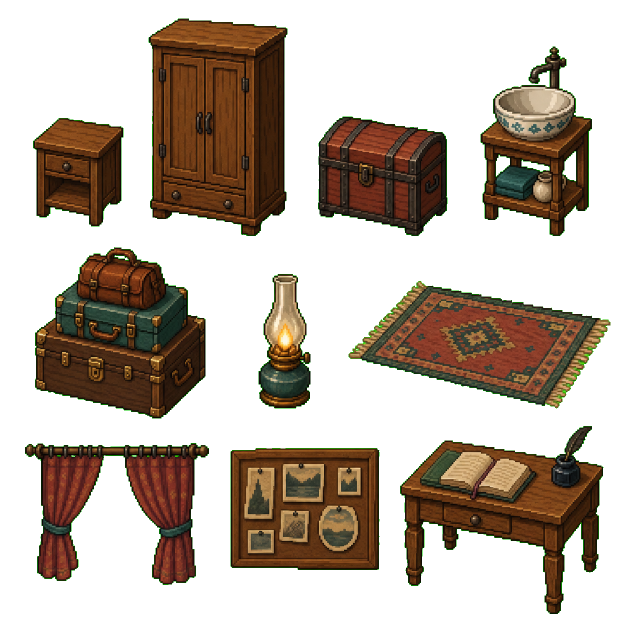
#> input picture godot/assets/images/source_art/generated/alpha_clean/full_map_batch_a_player_room_master.png, 1254 x 1254 px (shown at 1/2 size)
$ python -i prepare_full_map_assets.py   (imports and definitions only)
#> lines starting #> are read from the running program, lines starting #| are printed output that depends on the picture; after the words box and inside, x2 and y2 are one past the last pixel; in counts of white or black regions, pixels touching at a corner belong together
#> further down, picture is the input picture: PIL image 1254x1254 RGBA; mean R, G, B, A 35.5, 23.4, 12.6, 100.4
#!/usr/bin/env python3
"""Prepare the remaining-15-map generated masters for the formal Godot build.

The 13 image-generation masters remain untouched.  The script consumes their
hard-alpha copies, crops semantic props, builds deterministic 32 px modular
atlases from each master's own palette, and mechanically synchronizes the
manifest/atlas dependency data.  It never writes source_art originals.
"""

from __future__ import annotations

import argparse
import hashlib
import json
import math
from collections import Counter
from pathlib import Path

from PIL import Image, ImageColor, ImageDraw


GODOT_ROOT = Path(__file__).resolve().parents[1]
DATA_ROOT = GODOT_ROOT / "data"
SOURCE_ROOT = GODOT_ROOT / "assets" / "images" / "source_art" / "generated"
MASTER_ROOT = SOURCE_ROOT / "masters"
ALPHA_ROOT = SOURCE_ROOT / "alpha_clean"
PROCESSED_ROOT = GODOT_ROOT / "assets" / "images" / "processed"
DEPENDENCY_PATH = DATA_ROOT / "map_asset_dependencies.json"
MANIFEST_PATH = DATA_ROOT / "art_manifest.json"
SEMANTICS_PATH = DATA_ROOT / "art_atlas_semantics.json"
MISSING_PATH = DATA_ROOT / "missing_assets.json"
REPORT_PATH = SOURCE_ROOT / "full_map_asset_processing_report.json"
PROMPT_REPORT_PATH = SOURCE_ROOT / "full_map_generation_prompts.json"


MASTER_FILES = {
    "inn_yard": "full_map_batch_a_inn_yard_master.png",
    "player_room": "full_map_batch_a_player_room_master.png",
    "inn_upstairs": "full_map_batch_a_inn_upstairs_master.png",
    "chapel_hill": "full_map_batch_b_chapel_hill_master.png",
    "chapel_interior": "full_map_batch_b_chapel_interior_master.png",
    "belfry": "full_map_batch_b_belfry_master.png",
    "photo": "full_map_batch_c_photo_master.png",
    "archive": "full_map_batch_c_archive_master.png",
    "clock": "full_map_batch_d_clock_cabin_master.png",
    "harbor_control": "full_map_batch_d_harbor_control_master.png",
    "basement": "full_map_batch_d_clock_basement_master.png",
    "cave": "full_map_batch_e_cave_master.png",
    "darkroom": "full_map_batch_e_darkroom_master.png",
}


# Coordinates use a normalized 0..1000 master space so both square and wide
# masters keep traceable semantic crop regions.
CROP_RULES: dict[str, list[tuple[str, tuple[int, int, int, int]]]] = {
    "inn_yard": [
        ("firewood", (20, 600, 300, 790)), ("chopping", (290, 610, 470, 790)),
        ("clothesline", (640, 585, 990, 790)), ("water_pump", (10, 760, 185, 995)),
        ("laundry_basket", (170, 760, 355, 990)), ("kitchen_crates", (345, 750, 995, 995)),
    ],
    "player_room": [
        ("nightstand", (15, 150, 235, 400)), ("wardrobe", (225, 10, 480, 405)),
        ("storage_chest", (480, 145, 745, 405)), ("washbasin", (745, 25, 995, 410)),
        ("luggage", (30, 395, 350, 680)), ("bedside_lamp", (385, 410, 555, 675)),
        ("small_rug", (545, 425, 995, 675)), ("curtain", (20, 675, 355, 990)),
        ("photo_board", (355, 690, 625, 940)), ("journal_desk", (625, 660, 995, 995)),
    ],
    "inn_upstairs": [
        ("door_closed", (5, 5, 225, 330)), ("door_open", (230, 5, 445, 330)),
        ("number_1_to_7", (450, 45, 925, 260)), ("number_8", (820, 110, 990, 260)),
        ("wall_lamp", (20, 515, 530, 675)), ("stair_landing", (550, 430, 990, 800)),
        ("end_window", (260, 625, 440, 825)),
    ],
    "chapel_hill": [
        ("memorial_stone", (5, 245, 730, 485)), ("grave_marker", (5, 340, 720, 500)),
        ("withered_flower", (725, 115, 995, 385)), ("tree_cluster", (5, 735, 700, 995)),
        ("leaf_scatter", (675, 720, 995, 980)), ("candle_stand", (735, 300, 995, 545)),
    ],
    "chapel_interior": [
        ("pew_short", (45, 5, 335, 200)), ("pew_long", (5, 185, 440, 405)),
        ("candle_stand", (575, 5, 745, 300)), ("wall_sconce", (720, 20, 865, 175)),
        ("altar_base", (675, 215, 995, 470)), ("six_hammer", (5, 385, 540, 760)),
        ("hammer_support", (520, 405, 785, 745)), ("bell_rope", (775, 410, 995, 760)),
        ("ritual_banner", (15, 730, 220, 990)), ("stained_window", (205, 745, 995, 995)),
    ],
    "belfry": [
        ("rope_coil", (5, 235, 175, 425)), ("hanging_rope", (5, 355, 225, 665)),
        ("seventh_hammer", (280, 185, 565, 625)), ("hammer_mount", (545, 245, 790, 620)),
        ("maintenance_tool", (775, 165, 995, 500)), ("narrow_platform", (5, 615, 770, 820)),
        ("high_window", (775, 435, 995, 810)),
    ],
    "photo": [
        ("street_display", (0, 0, 130, 300)), ("shop_awning", (125, 0, 325, 300)),
        ("sign_stand", (320, 0, 450, 300)), ("crate_of_frames", (430, 20, 600, 300)),
        ("outdoor_drying", (580, 0, 790, 300)), ("camera_tripod", (0, 355, 125, 630)),
        ("large_format", (115, 340, 245, 610)), ("portrait_backdrop", (225, 330, 405, 640)),
        ("backdrop_stand", (390, 325, 555, 630)), ("light_left", (520, 330, 665, 630)),
        ("light_right", (625, 320, 745, 620)), ("subject_chair", (565, 420, 675, 630)),
        ("display_wall", (710, 330, 995, 650)), ("workbench", (0, 565, 300, 835)),
        ("negative_storage", (285, 560, 480, 835)), ("developing_table", (465, 560, 700, 830)),
        ("chemical_tray", (685, 600, 995, 820)), ("drying_line", (0, 790, 690, 995)),
        ("hanging_print", (0, 790, 690, 995)), ("darkroom_door", (700, 760, 875, 995)),
        ("red_safe_light", (855, 765, 995, 995)),
    ],
    "archive": [
        ("document_cart", (340, 0, 505, 250)), ("sealed_crate", (490, 0, 690, 345)),
        ("notice_board", (660, 0, 900, 315)), ("entry_lamp", (880, 0, 995, 310)),
        ("cabinet_tall", (380, 310, 505, 610)), ("cabinet_wide", (490, 300, 685, 605)),
        ("shelf_variant_a", (665, 300, 825, 620)), ("shelf_variant_b", (815, 295, 995, 620)),
        ("service_counter", (0, 570, 350, 800)), ("reading_table", (330, 560, 615, 800)),
        ("reading_lamp", (600, 600, 710, 825)), ("document_box", (685, 610, 885, 825)),
        ("scroll_bundle", (865, 620, 995, 825)), ("index_drawer", (0, 765, 175, 995)),
        ("wall_map", (165, 770, 430, 995)), ("record_board", (410, 760, 725, 995)),
    ],
    "clock": [
        ("workbench", (0, 0, 305, 355)), ("tool_wall", (300, 0, 505, 345)),
        ("tool_set", (500, 0, 650, 330)), ("gear_small", (640, 0, 805, 335)),
        ("gear_large", (790, 0, 995, 340)), ("pipe_set", (0, 320, 310, 650)),
        ("cable_set", (300, 320, 525, 650)), ("control_panel", (520, 325, 735, 635)),
        ("alignment", (725, 330, 995, 650)), ("calibration_marker", (0, 635, 225, 950)),
        ("maintenance_crate", (210, 655, 350, 940)), ("blueprint_table", (340, 635, 545, 950)),
        ("work_lamp", (535, 640, 675, 930)),
    ],
    "harbor_control": [
        ("chart_table", (0, 0, 305, 350)), ("wall_chart", (290, 0, 470, 350)),
        ("signal_console", (455, 0, 755, 355)), ("signal_lamp", (765, 0, 995, 350)),
        ("gauge_panel", (0, 335, 300, 620)), ("lever_set", (285, 330, 465, 620)),
        ("telegraph", (450, 330, 590, 620)), ("radio_device", (580, 330, 755, 620)),
        ("record_cabinet", (765, 315, 995, 690)), ("observation_window", (0, 575, 395, 820)),
        ("weather_board", (390, 565, 730, 820)), ("float_and_rope", (720, 575, 995, 830)),
    ],
    "basement": [
        ("protocol_platform", (550, 0, 925, 360)), ("witness_slot", (0, 370, 500, 610)),
        ("signal_light", (490, 350, 730, 610)), ("clear_red", (725, 350, 890, 610)),
        ("continue_white", (875, 350, 995, 610)), ("central_protocol", (310, 540, 660, 800)),
        ("pipe_set", (650, 545, 995, 795)), ("gear_set", (0, 745, 315, 995)),
        ("emergency_protocol", (300, 750, 600, 995)), ("contact_shadow", (610, 760, 995, 995)),
    ],
    "cave": [
        ("rock_small", (610, 230, 810, 450)), ("rock_large", (800, 210, 995, 480)),
        ("stalagmite", (440, 255, 720, 500)), ("wood_plank", (500, 440, 995, 650)),
        ("rotten_board", (500, 555, 995, 730)), ("rusty_tool", (0, 645, 300, 800)),
        ("maintenance_device", (270, 625, 445, 850)), ("water_drip", (420, 620, 800, 840)),
        ("wet_reflection", (430, 785, 995, 995)), ("entrance_frame", (0, 715, 330, 995)),
    ],
    "darkroom": [
        ("red_safe_light", (675, 0, 800, 260)), ("developing_table", (760, 55, 995, 325)),
        ("chemical_tray", (660, 280, 995, 430)), ("photo_drying", (660, 370, 995, 555)),
        ("hanging_photo", (650, 445, 995, 650)), ("unfinished_portrait", (405, 325, 555, 610)),
        ("silver_salt_door", (500, 110, 665, 355)), ("exposure_mark", (0, 420, 310, 620)),
        ("record_board", (0, 610, 190, 850)), ("storage_shelf", (190, 610, 330, 850)),
        ("wet_reflection", (330, 600, 650, 835)), ("ada_focus", (630, 610, 995, 815)),
    ],
}


STANDARD_TILE_NAMES = [
    "base_a", "base_b", "base_c", "base_d",
    "edge_n", "edge_s", "edge_w", "edge_e",
    "outer_corner_nw", "outer_corner_ne", "outer_corner_sw", "outer_corner_se",
    "inner_corner_nw", "inner_corner_ne", "inner_corner_sw", "inner_corner_se",
]


# [5 lines left out: function parse_args, not called in this run]


def read_json(path: Path) -> dict:
    return json.loads(path.read_text(encoding="utf-8"))


def write_json(path: Path, value: dict) -> None:
    path.write_text(json.dumps(value, ensure_ascii=False, indent=2) + "\n", encoding="utf-8")


# [157 lines left out: functions load_scope, master_key, normalized_crop, display_size, category, master_palette and 1 more, not called in this run]


def harden_and_quantize(image: Image.Image, colors: int = 28) -> Image.Image:
#> called with colors = 28
    rgba = image.convert("RGBA")
    rgba.putalpha(rgba.getchannel("A").point(lambda value: 255 if value >= 96 else 0))
    alpha = rgba.getchannel("A")
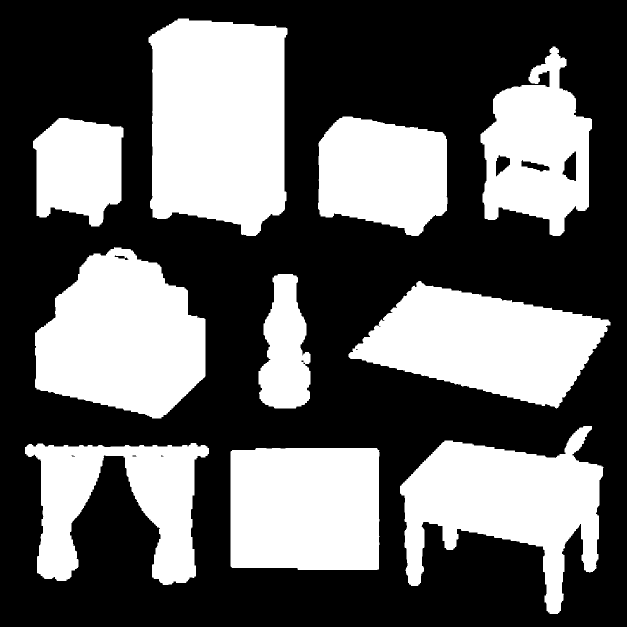
#> alpha: PIL image 1254x1254 L (shown at 1/2 size); 39.4% white; 10 white regions, largest, box (x1, y1, x2, y2) and area: (297, 37, 575, 472) 104420, (70, 494, 411, 837) 83387, (800, 852, 1207, 1228) 77299
    rgb = Image.new("RGB", rgba.size, (0, 0, 0))
#> rgb: PIL image 1254x1254 RGB; every value is 0
    rgb.paste(rgba.convert("RGB"), mask=alpha)
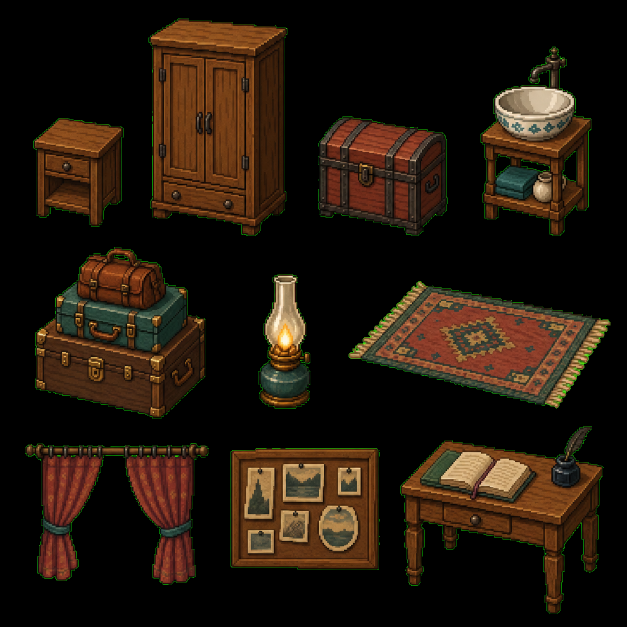
#> rgb: PIL image 1254x1254 RGB (shown at 1/2 size); mean R, G, B 35.5, 23.4, 12.6
    result = rgb.quantize(colors=colors, method=Image.Quantize.MEDIANCUT, dither=Image.Dither.NONE).convert("RGBA")
    result.putalpha(alpha)
    return result


# [16 lines left out: function crop_prop, not called in this run]


def darken(color: tuple[int, int, int, int], amount: float) -> tuple[int, int, int, int]:
    return tuple(max(0, round(value * (1.0 - amount))) for value in color[:3]) + (color[3],)


def lighten(color: tuple[int, int, int, int], amount: float) -> tuple[int, int, int, int]:
    return tuple(min(255, round(value + (255 - value) * amount)) for value in color[:3]) + (color[3],)


# [248 lines left out: functions draw_atlas, prepare, validate, main, not called in this run]


# [2 lines not run here, left out]

>>> from PIL import Image
>>> picture = Image.open('../assets/images/source_art/generated/alpha_clean/full_map_batch_a_player_room_master.png')
>>> result = harden_and_quantize(picture)

$ run again, on godot/assets/images/source_art/generated/alpha_clean/generic_chair_set.png
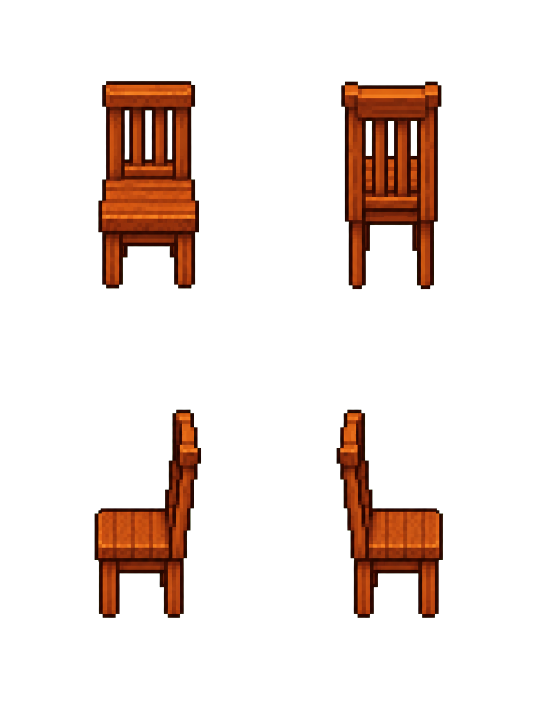
#> input picture godot/assets/images/source_art/generated/alpha_clean/generic_chair_set.png, 1086 x 1448 px (shown at 1/2 size)
#> picture is the input picture: PIL image 1086x1448 RGBA; mean R, G, B, A 17.2, 6.2, 1.5, 33.4
#> in harden_and_quantize, `alpha = rgba.getchannel("A")`:
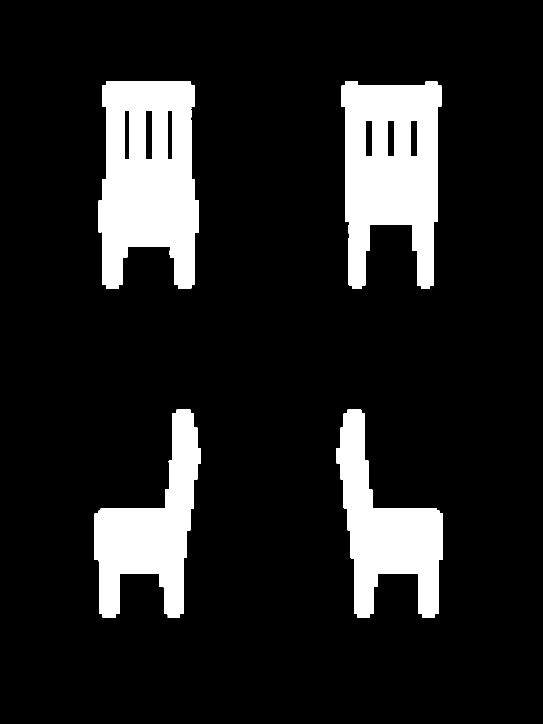
#> alpha: PIL image 1086x1448 L (shown at 1/2 size); 13.2% white; 4 white regions, box (x1, y1, x2, y2) and area: (197, 162, 398, 577) 64451, (682, 163, 883, 578) 59804, (189, 819, 402, 1236) 41386, (673, 819, 886, 1236) 41323
#> in harden_and_quantize, `rgb.paste(rgba.convert("RGB"), mask=alpha)`:
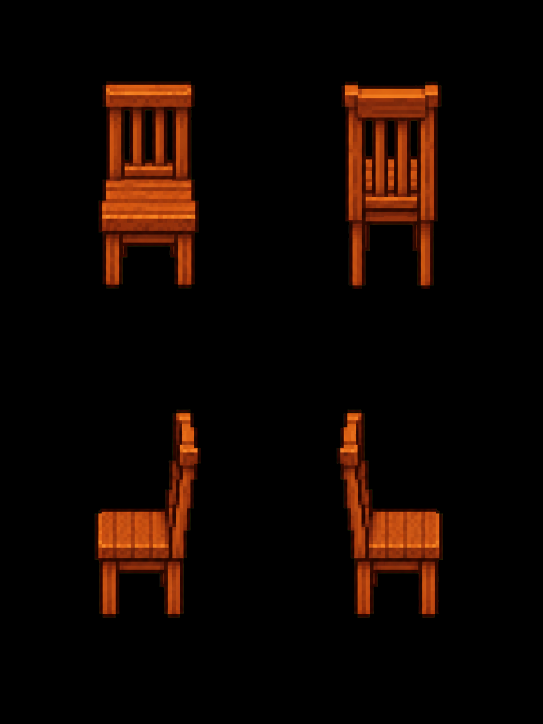
#> rgb: PIL image 1086x1448 RGB (shown at 1/2 size); mean R, G, B 17.1, 6.2, 1.4

$ run again, on godot/assets/images/source_art/generated/alpha_clean/harbor_dock_entry_set.png
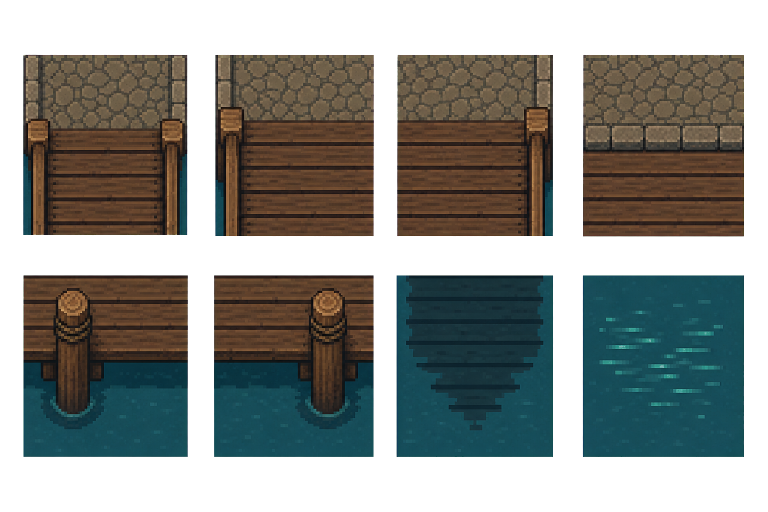
#> input picture godot/assets/images/source_art/generated/alpha_clean/harbor_dock_entry_set.png, 1536 x 1024 px (shown at 1/2 size)
#> picture is the input picture: PIL image 1536x1024 RGBA; mean R, G, B, A 37.7, 40.5, 36.2, 150.3
#> in harden_and_quantize, `alpha = rgba.getchannel("A")`:
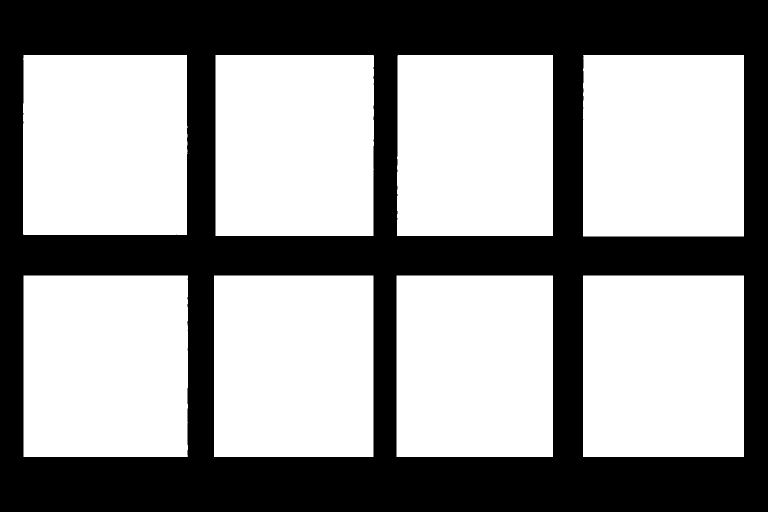
#> alpha: PIL image 1536x1024 L (shown at 1/2 size); 59% white; 1 black region, box (x1, y1, x2, y2) and area: (0, 0, 1536, 1024) 645210
#> in harden_and_quantize, `rgb.paste(rgba.convert("RGB"), mask=alpha)`:
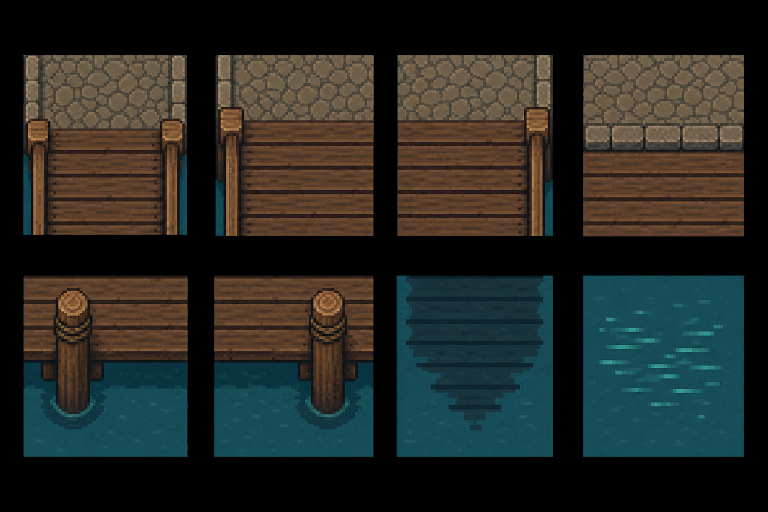
#> rgb: PIL image 1536x1024 RGB (shown at 1/2 size); mean R, G, B 37.6, 40.4, 36.2

$ run again, on godot/assets/images/source_art/generated/alpha_clean/inn_main_door.png
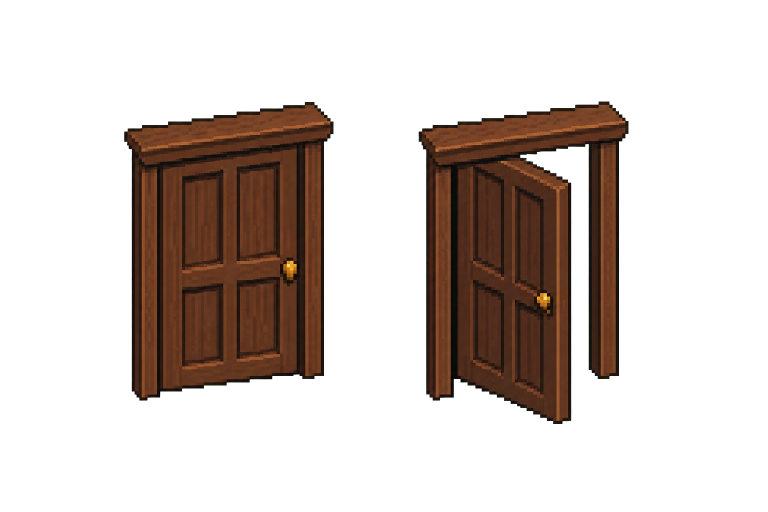
#> input picture godot/assets/images/source_art/generated/alpha_clean/inn_main_door.png, 1536 x 1024 px (shown at 1/2 size)
#> picture is the input picture: PIL image 1536x1024 RGBA; mean R, G, B, A 21.7, 12.2, 7.2, 66
#> in harden_and_quantize, `alpha = rgba.getchannel("A")`:
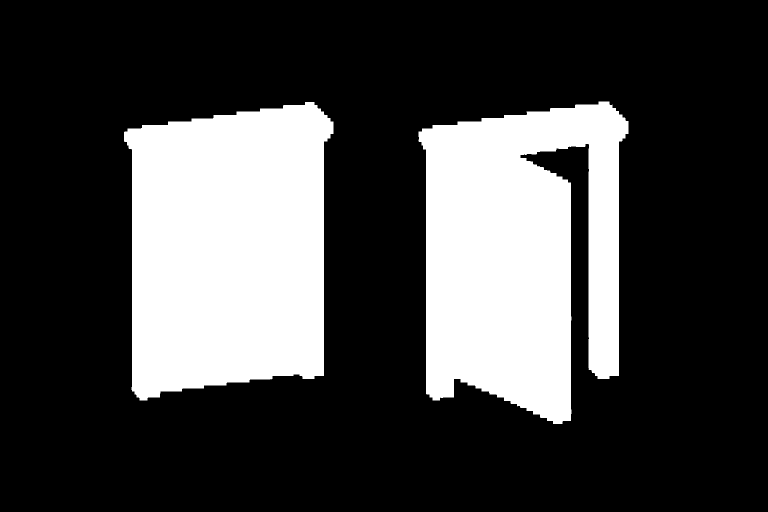
#> alpha: PIL image 1536x1024 L (shown at 1/2 size); 25.9% white; 2 white regions, box (x1, y1, x2, y2) and area: (248, 204, 667, 801) 208562, (837, 203, 1257, 848) 198863
#> in harden_and_quantize, `rgb.paste(rgba.convert("RGB"), mask=alpha)`:
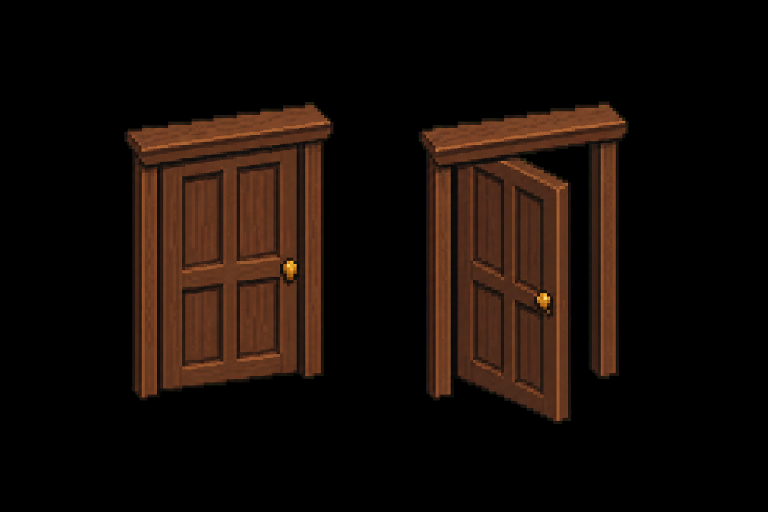
#> rgb: PIL image 1536x1024 RGB (shown at 1/2 size); mean R, G, B 21.7, 12.2, 7.2
